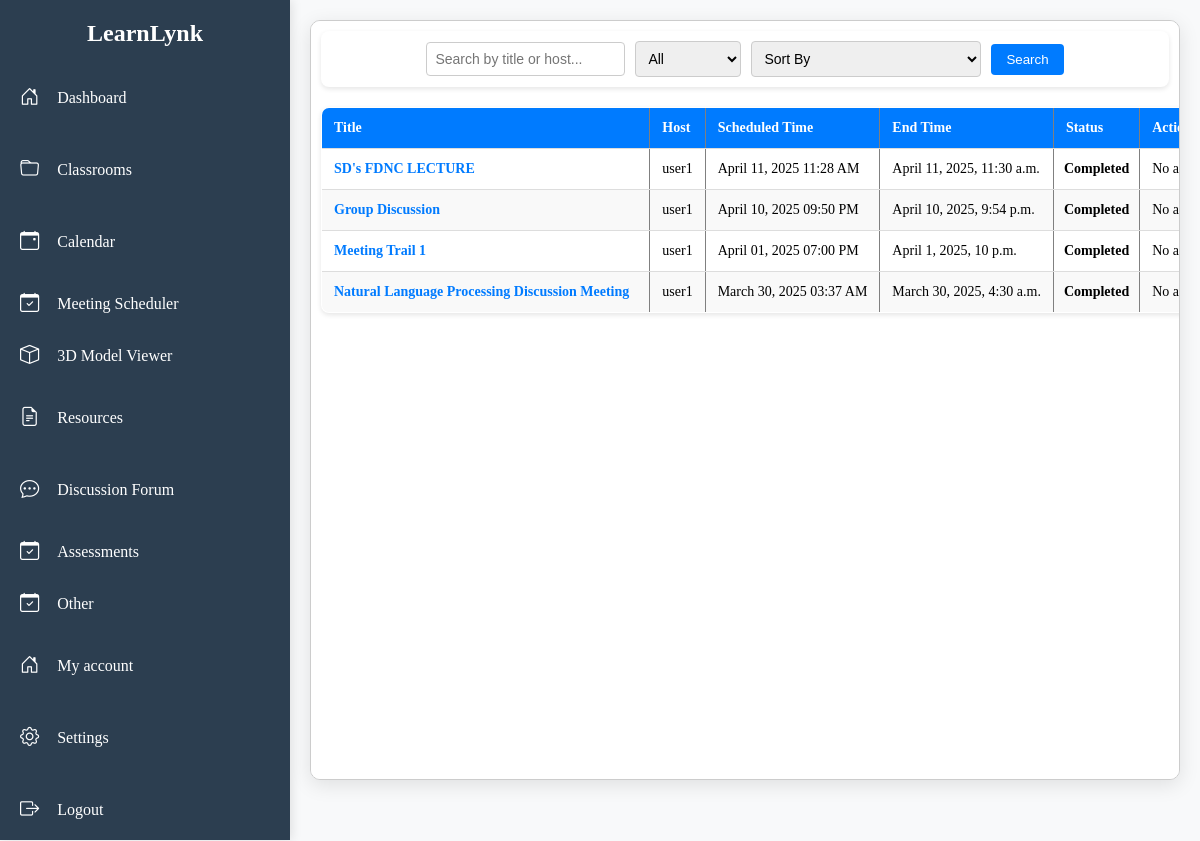
The page /meetings/all/ (signed in) on the database its author committed.
### meeting_scheduler/models.py (models this page shows, shortened)
class Meeting(models.Model):
    STATUS_CHOICES = [
        ('Upcoming', 'Upcoming'),
        ('Ongoing', 'Ongoing'),
        ('Completed', 'Completed'),
        ('Canceled', 'Canceled'),
    ]
    title = models.CharField(max_length=255)
    description = models.TextField(blank=True, null=True)
    host = models.ForeignKey(settings.AUTH_USER_MODEL, on_delete=models.CASCADE, related_name="hosted_meetings")
    participants = models.ManyToManyField(settings.AUTH_USER_MODEL, related_name="meetings")
    scheduled_time = models.DateTimeField()
    end_time = models.DateTimeField(null=True, blank=True)
    meeting_link = models.URLField(blank=True, null=True)
    status = models.CharField(max_length=10, choices=STATUS_CHOICES, default="Upcoming")

### dashboard/models.py (models this page shows)
class CustomUser(AbstractUser):
    ROLE_CHOICES = [
        ('Admin', 'Admin'),
        ('Instructor', 'Instructor'),
        ('Student', 'Student'),
    ]
    role = models.CharField(max_length=20, choices=ROLE_CHOICES, default='Student')
    institution = models.ForeignKey(Institution, on_delete=models.CASCADE, null=True, blank=True)
    session_year = models.CharField(max_length=10, blank=True, null=True)
    semester = models.CharField(max_length=10, blank=True, null=True)
    student_class = models.CharField(max_length=100, blank=True, null=True)
    course = models.CharField(max_length=100, blank=True, null=True)
    student_id = models.CharField(max_length=20, blank=True, null=True)
    faculty = models.CharField(max_length=100, blank=True, null=True)
    position = models.CharField(max_length=100, blank=True, null=True)
    profile_image = models.ImageField(upload_to="profile_images/", default="default.jpg")
    def __str__(self):
        return self.username

### meeting_scheduler/views.py (the view, shortened to what this page needs)
# urls.py: path("all/", views.all_meetings, name="all_meetings"),
@login_required
def all_meetings(request):
    search_query = request.GET.get('q', '').strip()
    status_filter = request.GET.get('status', '').strip()
    user = request.user
    if user.is_superuser:
        meetings = Meeting.objects.all()
    else:
        meetings = Meeting.objects.filter(
            (Q(host=user) | Q(participants=user)) & Q(host__institution=user.institution)
        ).distinct()
    if search_query:
        meetings = meetings.filter(Q(title__icontains=search_query) | Q(host__username__icontains=search_query))
    if status_filter:
        meetings = meetings.filter(status=status_filter)
    paginator = Paginator(meetings.order_by('-scheduled_time'), 10)
    page_number = request.GET.get('page')
    meetings_page = paginator.get_page(page_number)
    return render(request, "meeting_scheduler/all_meetings.html", {"meetings": meetings_page})

### dashboard/context_processors.py (called while the page is built)
def user_preferences(request):
    if request.user.is_authenticated:
        try:
            prefs = UserPreference.objects.get(user=request.user)
            return {
                'user_theme': prefs.theme,
                'user_font_size': prefs.font_size,
                'user_font_style': prefs.font_style,
            }
        except UserPreference.DoesNotExist:
            pass
    return {}

### virtual_classroom/routers.py (called while the page is built)
    @staticmethod
    def set_tenant_db(database_name):
        _db_context.tenant_db = database_name

### meeting_scheduler/templates/meeting_scheduler/all_meetings.html (shortened to what this page needs)
{% extends "base.html" %}
{% block content %}
<link rel="stylesheet" href="/static/css/all_meetings.css">
<form id="searchForm">
    <input type="text" id="searchQuery" name="q" placeholder="Search by title or host..." value="{{ request.GET.q }}">
    <select id="statusFilter" name="status">
        <option value="">All</option>
    </select>
    <select id="sortFilter" name="sort_by">
        <option value="">Sort By</option>
    </select>
    <button type="submit">Search</button>
</form>
<table border="1" style="width: 100%; border-collapse: collapse;">
    <thead>
        <tr>
            <th>Title</th>
            <th>Host</th>
            <th>Scheduled Time</th>
            <th>End Time</th>
            <th>Status</th>
            <th>Actions</th>
        </tr>
    </thead>
    <tbody id="meetingList">
        {% for meeting in meetings %}
        <tr id="meeting-{{ meeting.id }}" data-meeting-id="{{ meeting.id }}">
            <td><a href="{% url 'meeting_scheduler:meeting_detail' meeting.id %}">{{ meeting.title }}</a></td>
            <td>{{ meeting.host }}</td>
            <td>{{ meeting.scheduled_time|date:"F d, Y h:i A" }}</td>
            <td>{{ meeting.end_time}}</td>
            <td class="meeting-status">{{ meeting.status }}</td>
            <td>
                {% if request.user == meeting.host %}
                    <a href="{% url 'meeting_scheduler:edit_meeting' meeting.id %}">Edit</a> |
                    <a href="{% url 'meeting_scheduler:delete_meeting' meeting.id %}" onclick="return confirm('Are you sure?')">Delete</a> |
                    {% if meeting.status != 'Canceled' %}
                        <a href="{% url 'meeting_scheduler:cancel_meeting' meeting.id %}" onclick="return confirm('Cancel this meeting?')">Cancel</a>
                    {% endif %}
                {% else %}
                    No actions available
                {% endif %}
            </td>
        </tr>
        {% empty %}
        <tr>
            <td colspan="6">No meetings found.</td>
        </tr>
        {% endfor %}
    </tbody>
</table>
{% endblock %}

### dashboard/static/css/style.css (style rules this page uses)
body { font-family: Arial, sans-serif; margin: 0; padding: 0; display: flex; height: 100vh; }

### dashboard/static/css/base1.css (style rules this page uses)
body { margin: 0; padding: 0; background: #f8f9fa; display: flex; }

### meeting_scheduler/static/css/all_meetings.css (style rules this page uses)
form#searchForm { display: flex; justify-content: center; align-items: center; gap: 10px; margin-bottom: 20px; padding: 10px; background-color: white; border-radius: 8px; box-shadow: 0 2px 5px rgba(0, 0, 0, 0.1); }
#searchForm input, #searchForm select { padding: 8px; font-size: 14px; border: 1px solid #ccc; border-radius: 4px; }
#searchForm button { background-color: #007bff; color: white; border: none; padding: 8px 15px; border-radius: 4px; cursor: pointer; transition: background 0.3s; }
table { width: 100%; border-collapse: collapse; background-color: white; border-radius: 8px; overflow: hidden; box-shadow: 0 2px 5px rgba(0, 0, 0, 0.1); }
th, td { padding: 12px; text-align: left; border-bottom: 1px solid #ddd; }
th { background-color: #007bff; color: white; }
tr:nth-child(even) { background-color: #f9f9f9; }
.meeting-status { font-weight: bold; padding: 5px 10px; border-radius: 4px; text-align: center; }
td a { text-decoration: none; color: #007bff; font-weight: bold; margin-right: 8px; }

### dashboard/templates/base.html (style rules this page uses)
.font-serif { font-family: 'Georgia', serif; }
.size-small { font-size: 14px; }

### rows shown on the page
Meeting: title "SD's FDNC LECTURE", host "user1", scheduled_time "April 11, 2025 11:28 AM", end_time "April 11, 2025, 11:30 a.m.", status "Completed", shows "No…"
Meeting: title "Group Discussion", host "user1", scheduled_time "April 10, 2025 09:50 PM", end_time "April 10, 2025, 9:54 p.m.", status "Completed", shows "No…"
Meeting: title "Meeting Trail 1", host "user1", scheduled_time "April 01, 2025 07:00 PM", end_time "April 1, 2025, 10 p.m.", status "Completed", shows "No…"
Meeting: title "Natural Language Processing Discussion Meeting", host "user1", scheduled_time "March 30, 2025 03:37 AM", end_time "March 30, 2025, 4:30 a.m.", status "Completed", shows "No…"
